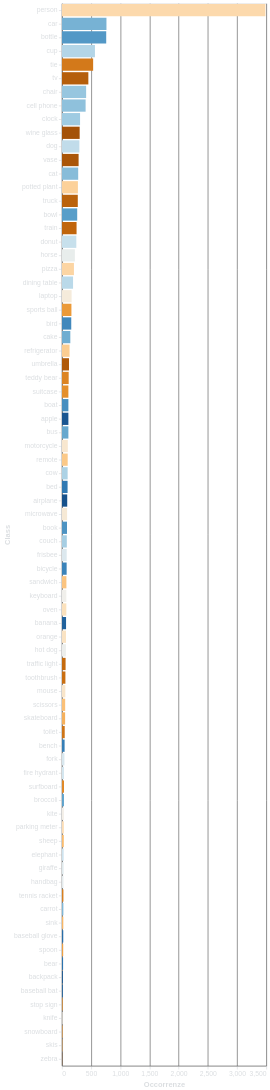

The specification (Vega-Lite) saved for this image:
### Vega-Lite specification from a JSON file in a GitHub repository (floating-point values rounded to 4 significant figures)
{"config": {"background": "transparent", "title": {"color": "#DBDEE1", "fontSize": 16}, "axis": {"domainColor": "#666666", "gridColor": "#666666", "tickColor": "#DBDEE1", "titleColor": "#DBDEE1", "labelColor": "#DBDEE1"}, "legend": {"labelColor": "#DBDEE1", "titleColor": "#DBDEE1"}}, "data": {"name": "data-efa198bffc3ad2fbe02f5d47e700e13e"}, "mark": {"type": "bar"}, "encoding": {"color": {"field": "Class", "legend": null, "scale": {"scheme": "blueorange", "type": "quantize"}, "title": "Classe", "type": "nominal"}, "x": {"field": "Occorrenze", "title": "Occorrenze", "type": "quantitative"}, "y": {"field": "Class", "sort": "-x", "title": "Class", "type": "nominal"}}, "height": "container", "width": "container", "$schema": "https://vega.github.io/schema/vega-lite/v5.8.0.json", "datasets": {"data-efa198bffc3ad2fbe02f5d47e700e13e": [{"Class": "person", "Occorrenze": 3485}, {"Class": "car", "Occorrenze": 762}, {"Class": "bottle", "Occorrenze": 758}, {"Class": "cup", "Occorrenze": 565}, {"Class": "tie", "Occorrenze": 534}, {"Class": "tv", "Occorrenze": 452}, {"Class": "chair", "Occorrenze": 414}, {"Class": "cell phone", "Occorrenze": 405}, {"Class": "clock", "Occorrenze": 310}, {"Class": "wine glass", "Occorrenze": 303}, {"Class": "dog", "Occorrenze": 298}, {"Class": "vase", "Occorrenze": 285}, {"Class": "cat", "Occorrenze": 278}, {"Class": "potted plant", "Occorrenze": 273}, {"Class": "truck", "Occorrenze": 271}, {"Class": "bowl", "Occorrenze": 261}, {"Class": "train", "Occorrenze": 250}, {"Class": "donut", "Occorrenze": 246}, {"Class": "horse", "Occorrenze": 221}, {"Class": "pizza", "Occorrenze": 205}, {"Class": "dining table", "Occorrenze": 190}, {"Class": "laptop", "Occorrenze": 165}, {"Class": "sports ball", "Occorrenze": 162}, {"Class": "bird", "Occorrenze": 159}, {"Class": "cake", "Occorrenze": 143}, {"Class": "refrigerator", "Occorrenze": 130}, {"Class": "umbrella", "Occorrenze": 120}, {"Class": "teddy bear", "Occorrenze": 115}, {"Class": "suitcase", "Occorrenze": 110}, {"Class": "boat", "Occorrenze": 110}, {"Class": "apple", "Occorrenze": 110}, {"Class": "bus", "Occorrenze": 110}, {"Class": "motorcycle", "Occorrenze": 100}, {"Class": "remote", "Occorrenze": 98}, {"Class": "cow", "Occorrenze": 97}, {"Class": "bed", "Occorrenze": 96}, {"Class": "airplane", "Occorrenze": 90}, {"Class": "microwave", "Occorrenze": 88}, {"Class": "book", "Occorrenze": 86}, {"Class": "couch", "Occorrenze": 83}, {"Class": "frisbee", "Occorrenze": 81}, {"Class": "bicycle", "Occorrenze": 80}, {"Class": "sandwich", "Occorrenze": 76}, {"Class": "keyboard", "Occorrenze": 75}, {"Class": "oven", "Occorrenze": 75}, {"Class": "banana", "Occorrenze": 70}, {"Class": "orange", "Occorrenze": 69}, {"Class": "hot dog", "Occorrenze": 68}, {"Class": "traffic light", "Occorrenze": 62}, {"Class": "toothbrush", "Occorrenze": 59}, {"Class": "mouse", "Occorrenze": 58}, {"Class": "scissors", "Occorrenze": 55}, {"Class": "skateboard", "Occorrenze": 54}, {"Class": "toilet", "Occorrenze": 47}, {"Class": "bench", "Occorrenze": 45}, {"Class": "fork", "Occorrenze": 42}, {"Class": "fire hydrant", "Occorrenze": 35}, {"Class": "surfboard", "Occorrenze": 35}, {"Class": "broccoli", "Occorrenze": 34}, {"Class": "kite", "Occorrenze": 33}, {"Class": "parking meter", "Occorrenze": 32}, {"Class": "sheep", "Occorrenze": 31}, {"Class": "elephant", "Occorrenze": 29}, {"Class": "giraffe", "Occorrenze": 28}, {"Class": "handbag", "Occorrenze": 25}, {"Class": "tennis racket", "Occorrenze": 25}, {"Class": "carrot", "Occorrenze": 24}, {"Class": "sink", "Occorrenze": 23}, {"Class": "baseball glove", "Occorrenze": 22}, {"Class": "spoon", "Occorrenze": 21}, {"Class": "bear", "Occorrenze": 19}, {"Class": "backpack", "Occorrenze": 16}, {"Class": "baseball bat", "Occorrenze": 15}, {"Class": "stop sign", "Occorrenze": 12}, {"Class": "knife", "Occorrenze": 11}, {"Class": "snowboard", "Occorrenze": 11}, {"Class": "skis", "Occorrenze": 8}, {"Class": "zebra", "Occorrenze": 4}]}}
